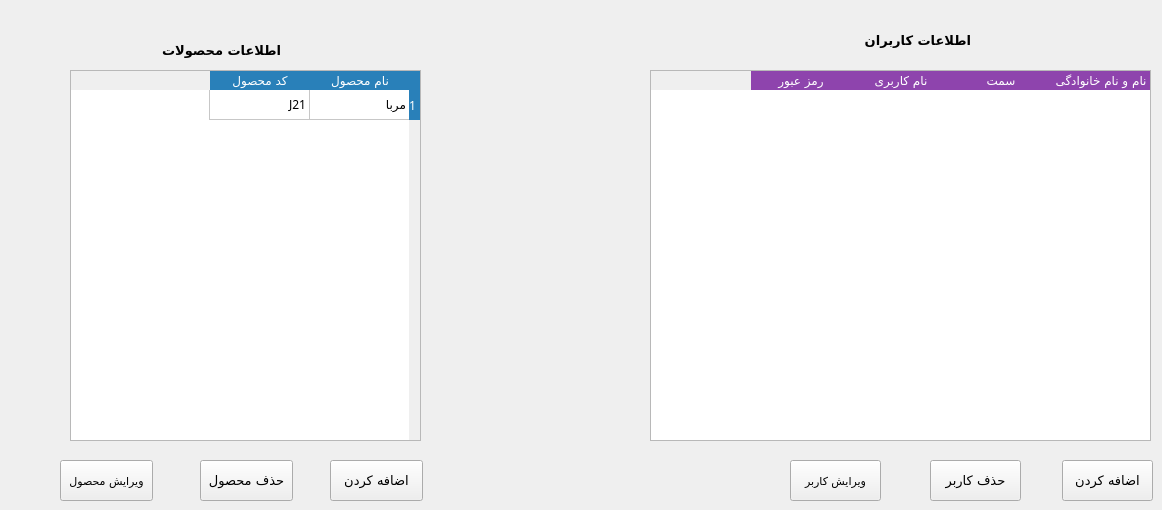
      <widget class="QWidget" name="tab_11">
       <attribute name="title">
        <string>Tab 1</string>
       </attribute>
       <widget class="QPushButton" name="add_product">
        <property name="geometry">
         <rect>
          <x>330</x>
          <y>460</y>
          <width>93</width>
          <height>41</height>
         </rect>
        </property>
        <property name="font">
         <font>
          <family>Vazir</family>
          <pointsize>10</pointsize>
         </font>
        </property>
        <property name="text">
         <string>اضافه کردن</string>
        </property>
       </widget>
       <widget class="QLabel" name="users_details_label">
        <property name="geometry">
         <rect>
          <x>850</x>
          <y>30</y>
          <width>121</width>
          <height>21</height>
         </rect>
        </property>
        <property name="font">
         <font>
          <family>Vazir</family>
          <pointsize>10</pointsize>
          <weight>75</weight>
          <bold>true</bold>
         </font>
        </property>
        <property name="text">
         <string>اطلاعات کاربران</string>
        </property>
       </widget>
       <widget class="QPushButton" name="add_user">
        <property name="geometry">
         <rect>
          <x>1062</x>
          <y>460</y>
          <width>91</width>
          <height>41</height>
         </rect>
        </property>
        <property name="font">
         <font>
          <family>Vazir</family>
          <pointsize>10</pointsize>
         </font>
        </property>
        <property name="text">
         <string>اضافه کردن</string>
        </property>
       </widget>
       <widget class="QTableWidget" name="products_details_table">
        <property name="geometry">
         <rect>
          <x>70</x>
          <y>70</y>
          <width>351</width>
          <height>371</height>
         </rect>
        </property>
        <property name="font">
         <font>
          <family>Vazir</family>
         </font>
        </property>
        <property name="acceptDrops">
         <bool>false</bool>
        </property>
        <property name="layoutDirection">
         <enum>Qt::RightToLeft</enum>
        </property>
        <property name="styleSheet">
         <string notr="true">::section{Background-color:rgb(41, 128, 185);border-radius:14px;color:white;}</string>
        </property>
        <row>
         <property name="text">
          <string>1</string>
         </property>
        </row>
        <column>
         <property name="text">
          <string>نام محصول</string>
         </property>
        </column>
        <column>
         <property name="text">
          <string>کد محصول</string>
         </property>
        </column>
        <item row="0" column="0">
         <property name="text">
          <string>مربا</string>
         </property>
        </item>
        <item row="0" column="1">
         <property name="text">
          <string>J21</string>
         </property>
        </item>
       </widget>
       <widget class="QPushButton" name="edit_user">
        <property name="geometry">
         <rect>
          <x>790</x>
          <y>460</y>
          <width>91</width>
          <height>41</height>
         </rect>
        </property>
        <property name="font">
         <font>
          <family>Vazir</family>
          <pointsize>8</pointsize>
         </font>
        </property>
        <property name="text">
         <string>ویرایش کاربر</string>
        </property>
       </widget>
       <widget class="QPushButton" name="edit_product">
        <property name="geometry">
         <rect>
          <x>60</x>
          <y>460</y>
          <width>93</width>
          <height>41</height>
         </rect>
        </property>
        <property name="font">
         <font>
          <family>Vazir</family>
          <pointsize>8</pointsize>
         </font>
        </property>
        <property name="text">
         <string>ویرایش محصول</string>
        </property>
       </widget>
       <widget class="QPushButton" name="remove_user">
        <property name="geometry">
         <rect>
          <x>930</x>
          <y>460</y>
          <width>91</width>
          <height>41</height>
         </rect>
        </property>
        <property name="font">
         <font>
          <family>Vazir</family>
          <pointsize>10</pointsize>
         </font>
        </property>
        <property name="text">
         <string>حذف کاربر</string>
        </property>
       </widget>
       <widget class="QTableWidget" name="users_details_table">
        <property name="geometry">
         <rect>
          <x>650</x>
          <y>70</y>
          <width>501</width>
          <height>371</height>
         </rect>
        </property>
        <property name="font">
         <font>
          <family>Vazir</family>
         </font>
        </property>
        <property name="acceptDrops">
         <bool>false</bool>
        </property>
        <property name="layoutDirection">
         <enum>Qt::RightToLeft</enum>
        </property>
        <property name="styleSheet">
         <string notr="true">::section{Background-color:rgb(142, 68, 173);border-radius:14px; color:white;}</string>
        </property>
        <property name="locale">
         <locale language="Persian" country="Iran"/>
        </property>
        <column>
         <property name="text">
          <string>نام و نام خانوادگی</string>
         </property>
         <property name="textAlignment">
          <set>AlignCenter</set>
         </property>
         <property name="background">
          <color>
           <red>255</red>
           <green>255</green>
           <blue>255</blue>
          </color>
         </property>
        </column>
        <column>
         <property name="text">
          <string>سمت</string>
         </property>
        </column>
        <column>
         <property name="text">
          <string>نام کاربری</string>
         </property>
         <property name="textAlignment">
          <set>AlignCenter</set>
         </property>
        </column>
        <column>
         <property name="text">
          <string>رمز عبور</string>
         </property>
         <property name="textAlignment">
          <set>AlignCenter</set>
         </property>
         <property name="background">
          <color>
           <red>255</red>
           <green>255</green>
           <blue>255</blue>
          </color>
         </property>
        </column>
       </widget>
       <widget class="QLabel" name="products_details_label">
        <property name="geometry">
         <rect>
          <x>150</x>
          <y>40</y>
          <width>131</width>
          <height>21</height>
         </rect>
        </property>
        <property name="font">
         <font>
          <family>Vazir</family>
          <pointsize>10</pointsize>
          <weight>75</weight>
          <bold>true</bold>
         </font>
        </property>
        <property name="text">
         <string>اطلاعات محصولات</string>
        </property>
       </widget>
       <widget class="QPushButton" name="remover_product">
        <property name="geometry">
         <rect>
          <x>200</x>
          <y>460</y>
          <width>93</width>
          <height>41</height>
         </rect>
        </property>
        <property name="font">
         <font>
          <family>Vazir</family>
          <pointsize>10</pointsize>
         </font>
        </property>
        <property name="text">
         <string>حذف محصول</string>
        </property>
       </widget>
      </widget>
